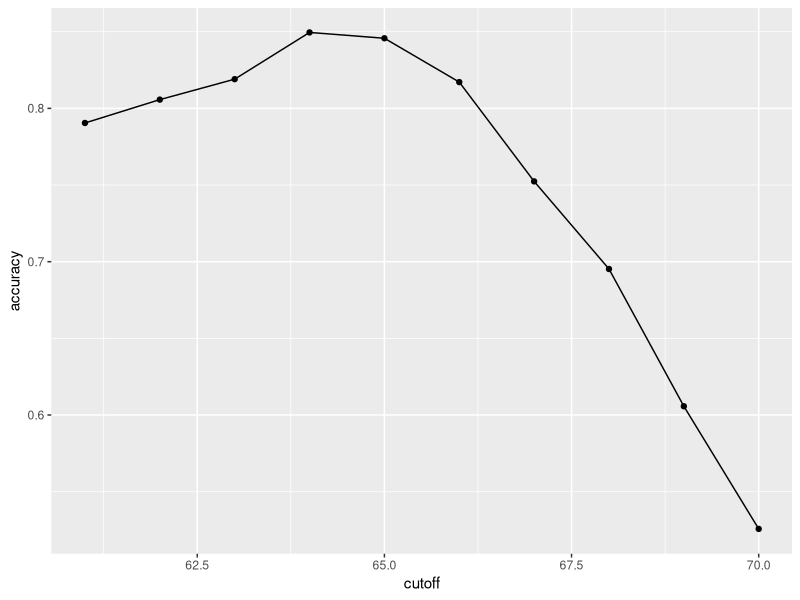
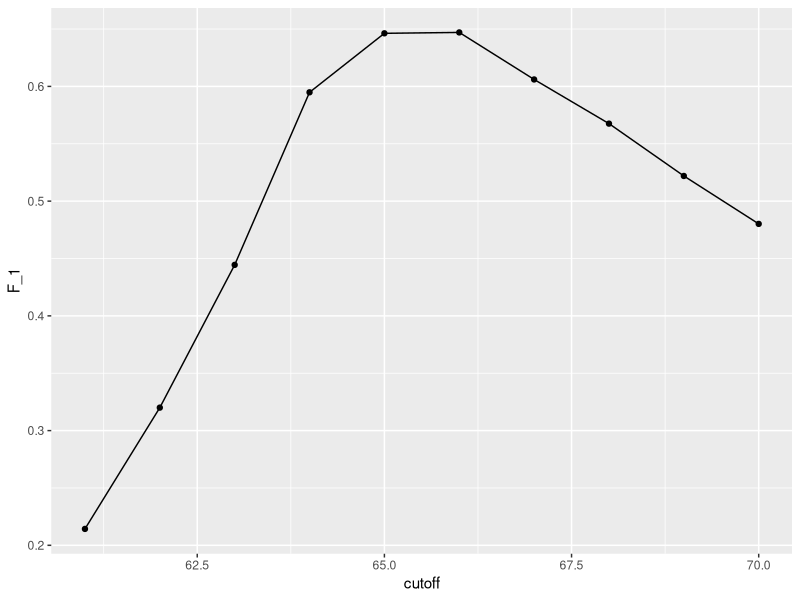
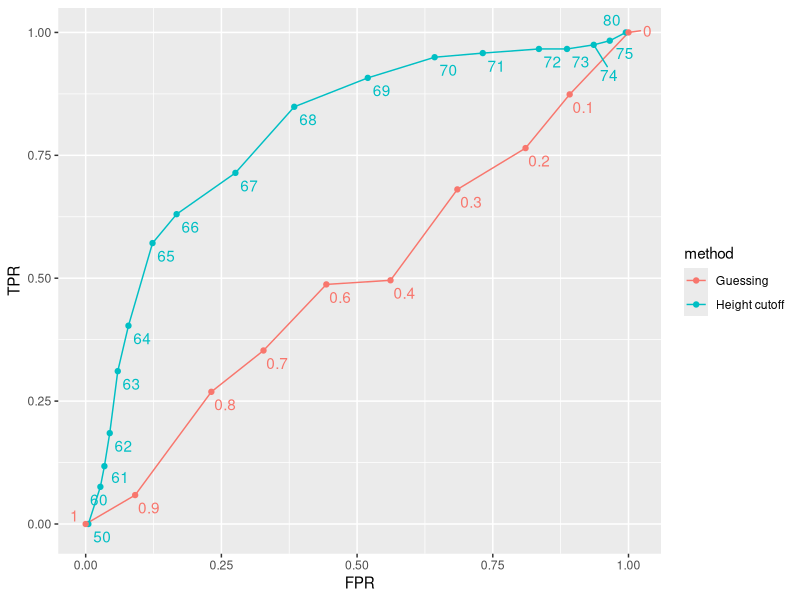
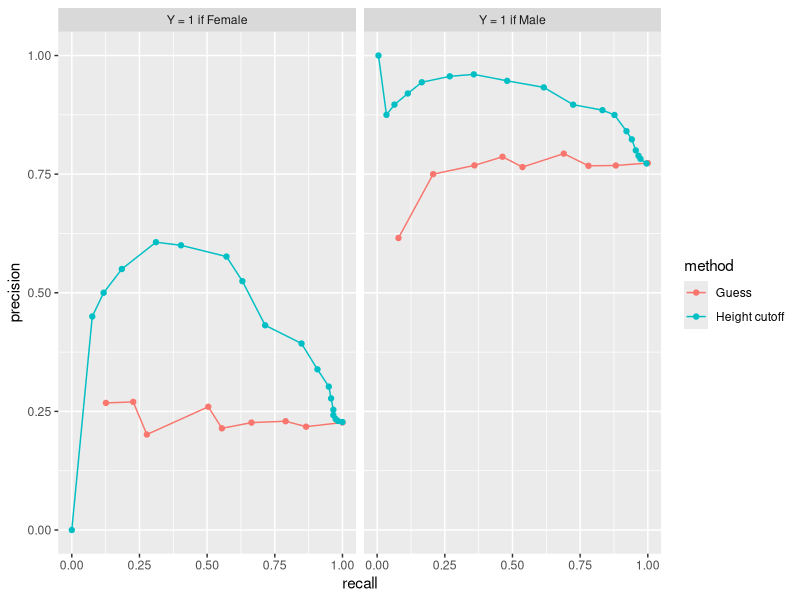

These charts were generated, in order, by the following R code:
## ---- chunk 1
library(tidyverse)
library(caret)
library(dslabs)
## ---- chunk 2
y <- heights$sex
x <- heights$height
## ---- chunk 3
set.seed(2007)
test_index <- createDataPartition(y, times = 1, p = 0.5, list = FALSE)
## ---- chunk 4
test_set <- heights[test_index, ]
train_set <- heights[-test_index, ]
## ---- chunk 5
y_hat <- sample(c("Male", "Female"), length(test_index), replace = TRUE)
## ---- chunk 6
y_hat <- sample(c("Male", "Female"), length(test_index), replace = TRUE) |>
  factor(levels = levels(test_set$sex))
## ---- chunk 7
mean(y_hat == test_set$sex)
## ---- chunk 8
heights |> group_by(sex) |> summarize(mean(height), sd(height))
## ---- chunk 9
y_hat <- ifelse(x > 62, "Male", "Female") |> 
  factor(levels = levels(test_set$sex))
## ---- chunk 10
mean(y == y_hat)
## ---- chunk 11
cutoff <- seq(61, 70)
accuracy <- map_dbl(cutoff, function(x){
  y_hat <- ifelse(train_set$height > x, "Male", "Female") |> 
    factor(levels = levels(test_set$sex))
  mean(y_hat == train_set$sex)
})
## ---- chunk 12
data.frame(cutoff, accuracy) |> 
  ggplot(aes(cutoff, accuracy)) + 
  geom_point() + 
  geom_line() 
## ---- chunk 13
max(accuracy)
## ---- chunk 14
best_cutoff <- cutoff[which.max(accuracy)]
best_cutoff
## ---- chunk 15
y_hat <- ifelse(test_set$height > best_cutoff, "Male", "Female") |> 
  factor(levels = levels(test_set$sex))
y_hat <- factor(y_hat)
mean(y_hat == test_set$sex)
## ---- chunk 16
table(predicted = y_hat, actual = test_set$sex)
## ---- chunk 17
test_set |> 
  mutate(y_hat = y_hat) |>
  group_by(sex) |> 
  summarize(accuracy = mean(y_hat == sex))
## ---- chunk 18
prev <- mean(y == "Male")
prev
## ---- chunk 19
mat <- matrix(c("True positives (TP)", "False negatives (FN)", 
                "False positives (FP)", "True negatives (TN)"), 2, 2)
colnames(mat) <- c("Actually Positive", "Actually Negative")
rownames(mat) <- c("Predicted positive", "Predicted negative")
tmp <- as.data.frame(mat)
if (knitr::is_html_output()){
  knitr::kable(tmp, "html") |>
    kableExtra::kable_styling(bootstrap_options = "striped", full_width = FALSE)
} else{
  knitr::kable(tmp, "latex", booktabs = TRUE) |>
    kableExtra::kable_styling(font_size = 8)
}
## ---- chunk 20
cm <- confusionMatrix(data = y_hat, reference = test_set$sex)
## ---- chunk 21
cm$overall["Accuracy"]
cm$byClass[c("Sensitivity","Specificity", "Prevalence")]
## ---- chunk 22
cutoff <- seq(61, 70)
F_1 <- map_dbl(cutoff, function(x){
  y_hat <- ifelse(train_set$height > x, "Male", "Female") |> 
    factor(levels = levels(test_set$sex))
  F_meas(data = y_hat, reference = factor(train_set$sex))
})
## ---- chunk 23
data.frame(cutoff, F_1) |> 
  ggplot(aes(cutoff, F_1)) + 
  geom_point() + 
  geom_line() 
## ---- chunk 24
max(F_1)
## ---- chunk 25
best_cutoff <- cutoff[which.max(F_1)]
best_cutoff
## ---- chunk 26
y_hat <- ifelse(test_set$height > best_cutoff, "Male", "Female") |> 
  factor(levels = levels(test_set$sex))
sensitivity(data = y_hat, reference = test_set$sex)
specificity(data = y_hat, reference = test_set$sex)
## ---- chunk 27
p <- 0.9
n <- length(test_index)
y_hat <- sample(c("Male", "Female"), n, replace = TRUE, prob = c(p, 1 - p)) |> 
  factor(levels = levels(test_set$sex))
mean(y_hat == test_set$sex)
## ---- chunk 28
probs <- seq(0, 1, length.out = 10)
guessing <- map_df(probs, function(p){
  y_hat <- 
    sample(c("Male", "Female"), n, replace = TRUE, prob = c(p, 1 - p)) |> 
    factor(levels = c("Female", "Male"))
  list(method = "Guessing",
       FPR = 1 - specificity(y_hat, test_set$sex),
       TPR = sensitivity(y_hat, test_set$sex))
})
## ---- chunk 29
cutoffs <- c(50, seq(60, 75), 80)
height_cutoff <- map_df(cutoffs, function(x){
  y_hat <- ifelse(test_set$height > x, "Male", "Female") |> 
    factor(levels = c("Female", "Male"))
   list(method = "Height cutoff",
        FPR = 1 - specificity(y_hat, test_set$sex),
        TPR = sensitivity(y_hat, test_set$sex))
})
## ---- chunk 30
library(ggrepel)
tmp_1 <- map_df(cutoffs, function(x){
  y_hat <- ifelse(test_set$height > x, "Male", "Female") |> 
    factor(levels = c("Female", "Male"))
   list(method = "Height cutoff",
        cutoff = x, 
        FPR = 1 - specificity(y_hat, test_set$sex),
        TPR = sensitivity(y_hat, test_set$sex))
}) 
tmp_2 <- map_df(probs, function(p){
  y_hat <- 
    sample(c("Male", "Female"), n, replace = TRUE, prob = c(p, 1 - p)) |> 
    factor(levels = c("Female", "Male"))
  list(method = "Guessing",
       cutoff = round(p,1),
       FPR = 1 - specificity(y_hat, test_set$sex),
       TPR = sensitivity(y_hat, test_set$sex))
})

bind_rows(tmp_1, tmp_2) |>
  ggplot(aes(FPR, TPR, label = cutoff, color = method)) +
  geom_line() +
  geom_point() +
  geom_text_repel(nudge_x = 0.01, nudge_y = -0.01, show.legend = FALSE)
## ---- chunk 31
guessing <- map_df(probs, function(p){
  y_hat <- sample(c("Male", "Female"), length(test_index), 
                  replace = TRUE, prob = c(p, 1 - p)) |> 
    factor(levels = c("Female", "Male"))
  list(method = "Guess",
    recall = sensitivity(y_hat, test_set$sex),
    precision = precision(y_hat, test_set$sex))
})

height_cutoff <- map_df(cutoffs, function(x){
  y_hat <- ifelse(test_set$height > x, "Male", "Female") |> 
    factor(levels = c("Female", "Male"))
  list(method = "Height cutoff",
       recall = sensitivity(y_hat, test_set$sex),
    precision = precision(y_hat, test_set$sex))
})
tmp_1 <- bind_rows(guessing, height_cutoff) |> mutate(Positive = "Y = 1 if Female") 

guessing <- map_df(probs, function(p){
  y_hat <- sample(c("Male", "Female"), length(test_index), replace = TRUE, 
                  prob = c(p, 1 - p)) |> 
    factor(levels = c("Male", "Female"))
  list(method = "Guess",
    recall = sensitivity(y_hat, relevel(test_set$sex, "Male", "Female")),
    precision = precision(y_hat, relevel(test_set$sex, "Male", "Female")))
})

height_cutoff <- map_df(cutoffs, function(x){
  y_hat <- ifelse(test_set$height > x, "Male", "Female") |> 
    factor(levels = c("Male", "Female"))
  list(method = "Height cutoff",
       recall = sensitivity(y_hat, relevel(test_set$sex, "Male", "Female")),
    precision = precision(y_hat, relevel(test_set$sex, "Male", "Female")))
})
tmp_2 <- bind_rows(guessing, height_cutoff) |> mutate(Positive = "Y = 1 if Male") 

bind_rows(tmp_1, tmp_2) |>
  ggplot(aes(recall, precision, color = method)) +
  geom_line() +
  geom_point() +
  facet_wrap(~ Positive)
